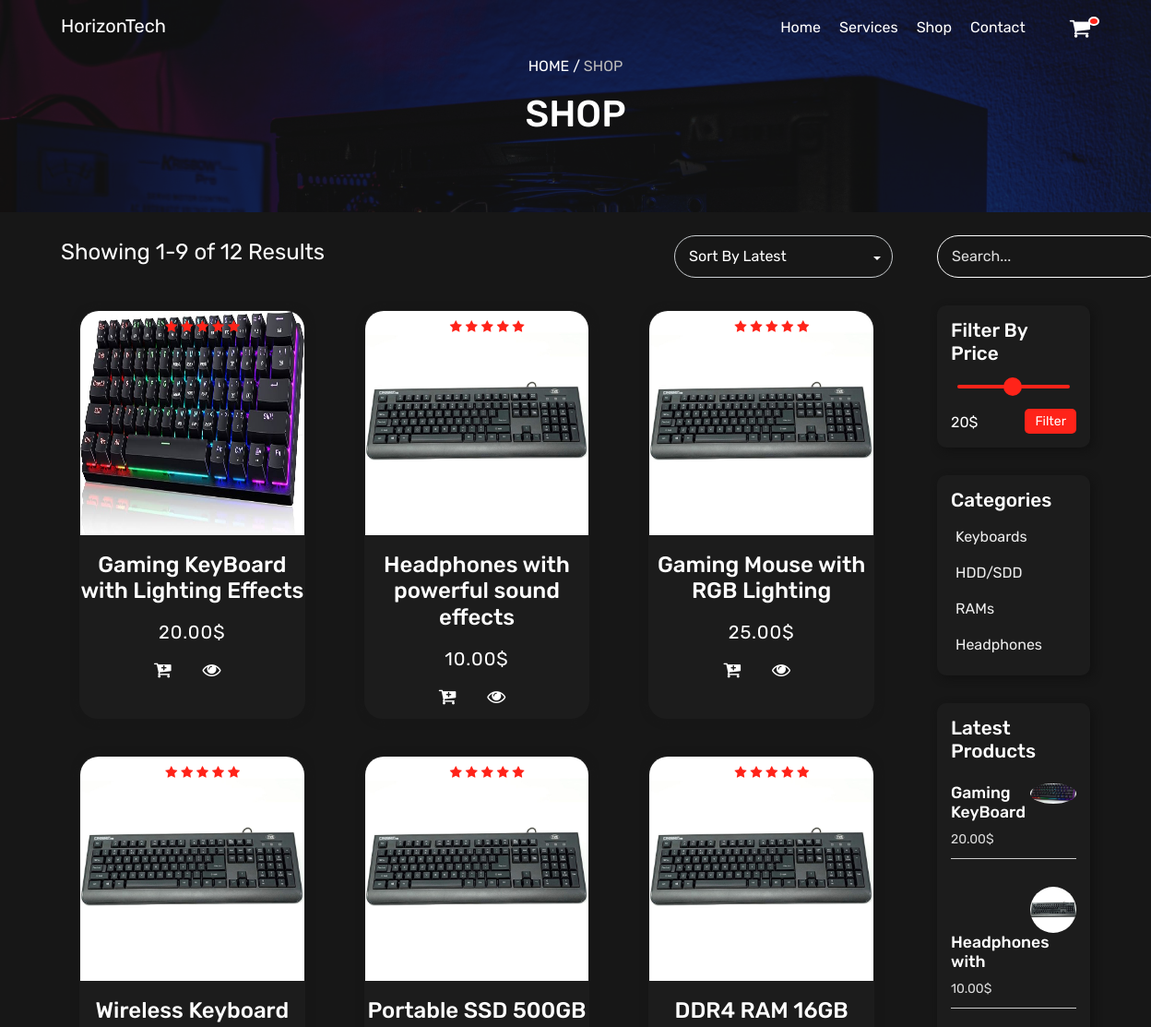
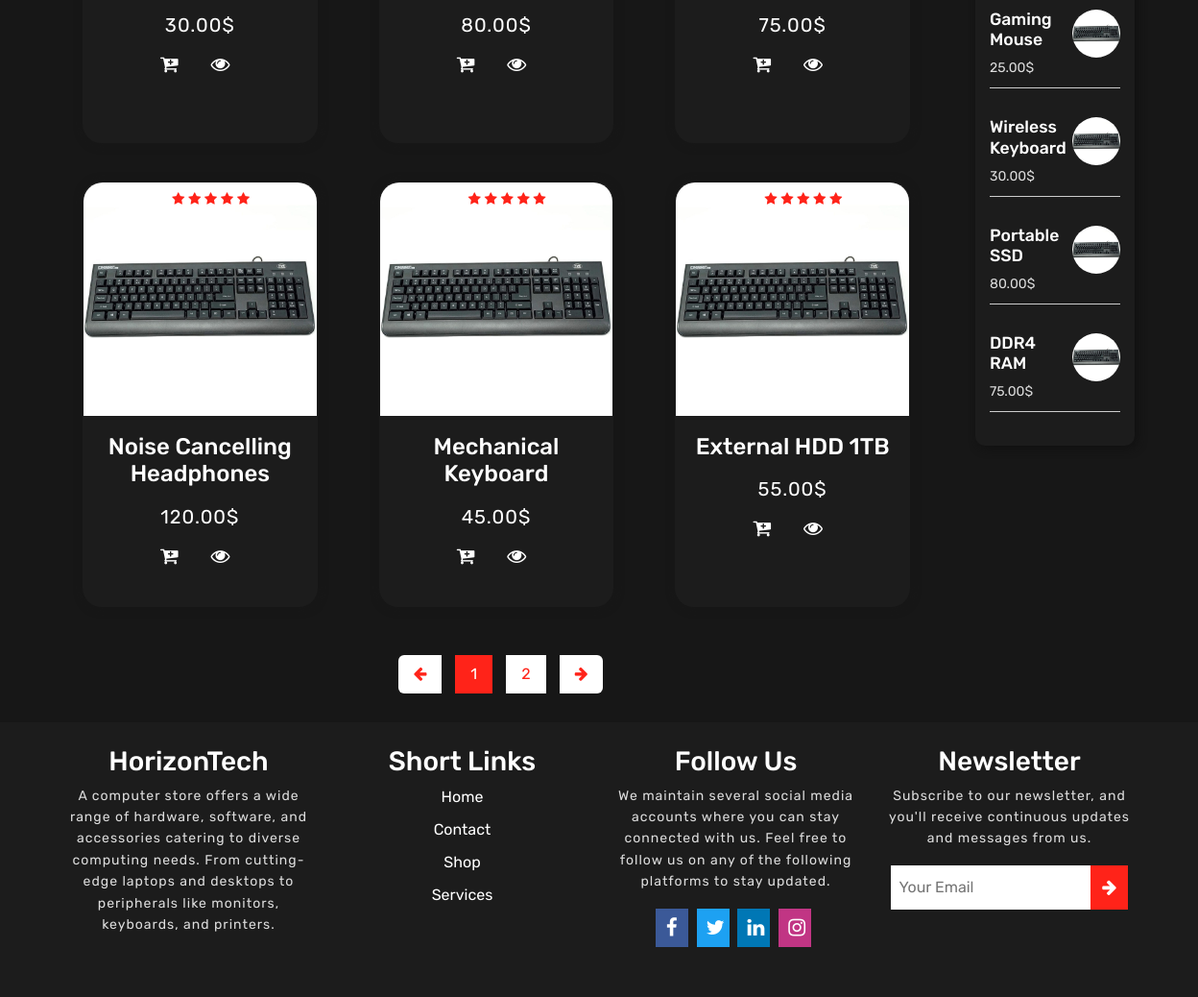
The page /shop.php on the database its author committed (2 pictures, top to bottom).
### tables this page shows
CREATE TABLE `product` (
  `id` int(11) NOT NULL,
  `name` varchar(255) NOT NULL,
  `price` double NOT NULL,
  `manufacturer` varchar(255) NOT NULL,
  `description` text NOT NULL,
  `cat_id` int(11) DEFAULT NULL,
  `date_added` date NOT NULL DEFAULT current_timestamp(),
  `tag` varchar(255) NOT NULL,
  `quantity` int(11) NOT NULL DEFAULT 0,
  `quantity_aval` int(11) NOT NULL DEFAULT 0
);

CREATE TABLE `category` (
  `id` int(11) NOT NULL,
  `name` varchar(255) DEFAULT NULL,
  `description` text NOT NULL
);

### php/functions/shop_show_products.php (called while the page is built, shortened)
<?php
    function getCatId(){
        return "";
    }
    function show_products()
    {
        global $conn;
        $results_per_page = 9;
        $sql = "SELECT COUNT(id) AS total FROM product WHERE name LIKE ?".getCatId().select_sort();
        $search = isset($_GET['search']) ? $_GET['search'] : "";
        $name_match = "%" . $search .  "%";
        $stmt = $conn->prepare($sql);
        $stmt->bind_param('s', $name_match);
        $stmt->execute();
        $result = $stmt->get_result();
        $row = $result->fetch_assoc();
        $total_results = $row['total'];
        $total_pages = ceil($total_results / $results_per_page);
        $page = isset($_GET['page']) ? (int)$_GET['page'] : 1;
        $start_from = ($page - 1) * $results_per_page;
        $sql = "SELECT * FROM product WHERE name LIKE ?".getCatId().select_sort()." LIMIT ?,?";
        $stmt = $conn->prepare($sql);
        $stmt->bind_param('sss', $name_match,$start_from,$results_per_page);
        $stmt->execute();
        $result = $stmt->get_result();
    }
    function get_images_product($id){
       $sql = "SELECT * FROM images_product WHERE product_id = $id";
       global $conn;
       $result = $conn->query($sql);
       $images = array();
       if ($result->num_rows > 0) {
            while ($row = $result->fetch_assoc()) {
                $images[] = $row['path'];
            }
        }
       return $images;
    }
    function get_latest_products(){
        $sql = "SELECT * FROM product ORDER BY date_added DESC LIMIT 6";
        global $conn;
        $result = $conn->query($sql);
        return $result;
    }
    function addGetQuery($queryData,$value){
    $current_url = "http://$_SERVER[HTTP_HOST]$_SERVER[REQUEST_URI]";
    $url_components = parse_url($current_url);
    $query_array = array();
    $query_array[$queryData] = $value;
    $new_query_string = http_build_query($query_array);
    $new_url = $url_components['scheme'] . '://' . $url_components['host'] . $url_components['path'] . '?' . $new_query_string;
    return $new_url;
    }

### php/functions/shop_show_cats.php (called while the page is built, shortened)
<?php
$sql = "SELECT * FROM category LIMIT 8";
$result = $conn->query($sql);

### shop.php (the view, shortened to what this page needs)
 <?php include('php/header.php'); ?>
 <?php
     $default_path_image = "images/keyboards/2.jpg";
 ?>
 <section class="branch-wlc">
     <div>
         <p class="w-100"><a class="link-page" href="">HOME</a> / <span>SHOP</span></p>
         <h1 class="w-100">SHOP</h1>
     </div>
     <div class="overlay"></div>
 </section>
 <section class="shop-products">
     <div class="container">
         <div class="row">
             <div class="col-lg-10">
                 <div class="products-title-dropdown">
                     <?php include('php/functions/shop_show_products.php');?>
                     <?php
                         show_products();
                     ?>
                     <span class="">Showing 1-9 of <?php echo $total_results; ?> Results</span>
                     <form action="shop.php" method="post" class="float-lg-end mt-lg-0 mt-sm-3 select-form">
                         <select class='w-lg-100 ' name="select_sort" id="select_sort">
                             <option value="l" <?php if(isset($_POST['select_sort']) && $_POST['select_sort'] =='l'){echo "selected";} ?> >Sort By Latest</option>
                         </select>
                     </form>
                 </div>
                 <div class="row w-100">
                     <?php
                         while($row = $result->fetch_assoc()){
                             $images = get_images_product($row['id']);
                             $image_path = count($images) > 0 ? 'images/'.$images[0] : $default_path_image;
                             ?>
                             <div class="col-lg-4">
                                 <div class="card-shop-product text-center">
                                     <img src="<?php echo $image_path; ?>" class="w-100" alt="" class="">
                                     <h3><?php echo $row['name']; ?> </h3>
                                     <p><?php  echo number_format($row['price'],2) . '$'; ?></p>
                                     <div class="product-icons" align="center">
                                         <i class="fa fa-cart-plus"></i>
                                         <a href="product.php?id=<?php echo $row['id'];?>"><i class="fa fa-eye"></i></a>
                                     </div>
                                     <div class="product-rating">
                                         <i class="fa fa-star"></i>
                                         <i class="fa fa-star"></i>
                                         <i class="fa fa-star"></i>
                                         <i class="fa fa-star"></i>
                                         <i class="fa fa-star"></i>
                                     </div>
                                 </div>
                             </div>
                             <?php
                         }
                     ?>
                 </div>
                 <div class="products-pagination text-center">
                     <ul class="pagination">
                         <?php
                             $cur_page = isset($_GET['page']) ? (int)$_GET['page'] : 1;
                             $cur_page_back = $cur_page <= 1 ? 1 : $cur_page - 1;
                             $cur_page_forward = $cur_page <= $total_pages ? $total_pages : $cur_page + 1;
                             ?>
                             <li class="page-item"><a class="page-link" href="<?php echo addGetQuery('page',$cur_page_back); ?>"><i class="fa fa-arrow-left"></i></a></li>
                             <?php
                             $pagesMax = $total_pages > 3 ? 3 : $total_pages;
                             for($i=1 ; $i<= $pagesMax ; $i++){
                                 if ($i == $cur_page ){
                                     ?>
                                     <li class="page-item active"><a class="page-link" href="<?php echo addGetQuery('page',$i); ?>"><?php echo $i; ?></a></li>
                                 <?php
                                 }
                                 else{
                                     ?>
                                     <li class="page-item"><a class="page-link" href="<?php echo addGetQuery('page',$i); ?>"><?php echo $i; ?></a></li>
                                 <?php
                                 }
                             }
                         ?>
                         <li class="page-item"><a class="page-link" href="<?php echo addGetQuery('page',$cur_page_forward); ?>"><i class="fa fa-arrow-right"></i></a></li>
                     </ul>
                 </div>
             </div>
             <div class="col-lg-2">
                 <div class="product-search">
                     <form action="shop.php" method="get">
                         <input id="search-product" type="text" class="w-lg-100" placeholder="Search..." name="search">
                     </form>
                 </div>
                 <div class="filter-price text-center">
                     <h4 class="text-start">Filter By Price</h4>
                     <input class='range-slider' type="range" min="1" max="100" value="50" ><br>
                     <div class="text-end position-relative">
                         <span id="price-to-filter" class="position-absolute">20$</span>
                         <input id="filter-price" type="button" value="Filter">
                     </div>
                 </div>
                 <div class="product-cats">
                     <h4>Categories</h4>
                     <ul class="list-unstyled">
                         <?php
                             include('php/functions/shop_show_cats.php');
                             while($row = $result->fetch_assoc()){
                                 ?>
                                 <li><a href=""><?php echo $row['name']; ?></a></li>
                                 <?php
                             }
                         ?>
                     </ul>
                 </div>
                 <div class="latest-products">
                     <h4>Latest Products</h4>
                     <?php
                     $result = get_latest_products();
                     while($row = $result->fetch_assoc()){
                         $images = get_images_product($row['id']);
                         $image_path = count($images) > 0 ? 'images/'.$images[0] : $default_path_image;
                         ?>
                         <div class="latest-product">
                             <a href="productphp?id=<?php echo $row['id'] ?>"><img src="<?php echo $image_path; ?>" width="50" class="float-end" alt=""></a>
                             <h5><a href="productphp?id=<?php echo $row['id'] ?>"><?php echo implode(' ', array_slice(explode(' ', $row['name']), 0, 2)); ?></a></h5>
                             <p><?php echo number_format($row['price'],2) . '$'; ?></p>
                         </div>
                         <?php
                     }
                     ?>
                 </div>
             </div>
         </div>
     </div>
 </section>
<?php include('php/footer.php'); ?>
 </body>
 </html>

### rows shown on the page
product: shows a picture, name "Gaming KeyBoard with Lighting Effects", price "20.00", name "Gaming KeyBoard"
product: name "Headphones with powerful sound effects", price "10.00", name "Headphones with"
product: name "Gaming Mouse with RGB Lighting", price "25.00", name "Gaming Mouse"
product: name "Wireless Keyboard", price "30.00"
product: name "Portable SSD 500GB", price "80.00", name "Portable SSD"
product: name "DDR4 RAM 16GB", price "75.00", name "DDR4 RAM"
product: name "Noise Cancelling Headphones", price "120.00"
product: name "Mechanical Keyboard", price "45.00"
product: name "External HDD 1TB", price "55.00"
category: name "Keyboards"
category: name "HDD/SDD"
category: name "RAMs"
category: name "Headphones"

### other values the page prints
$total_results "12"
